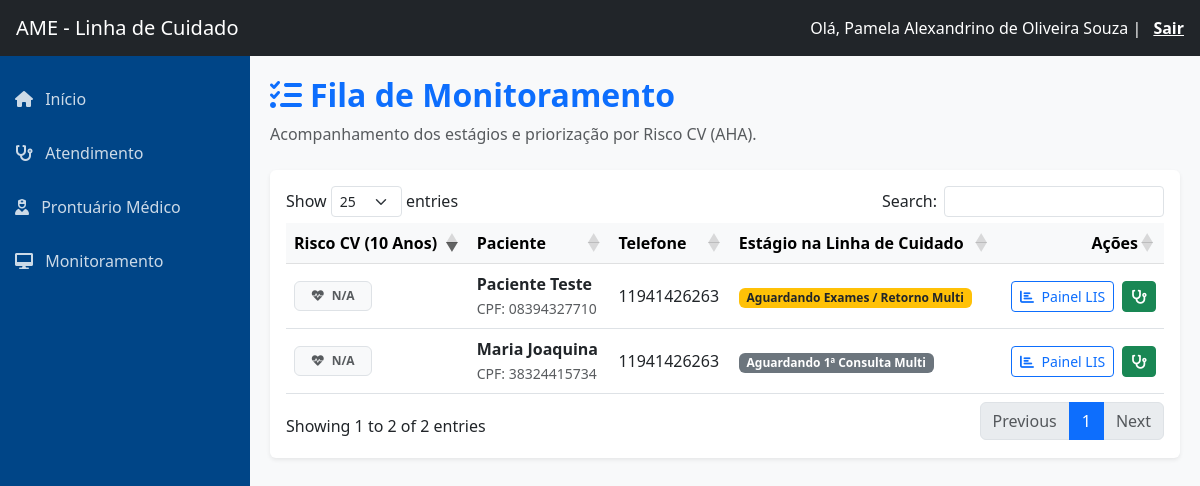
The page /monitoramento/ (signed in) on the database its author committed.
### core/models.py (models this page shows, shortened)
class Usuario(AbstractUser):
    mudar_senha = models.BooleanField(default=False, verbose_name="Forçar Troca de Senha")
    email_verificado = models.BooleanField(default=False, verbose_name="Email Verificado")
    TIPO_PROFISSIONAL_CHOICES = [
        ('MED', 'Médico'),
        ('ENF', 'Enfermeiro'),
        ('NUT', 'Nutricionista'),
        ('FAR', 'Farmacêutico'),
    ]
    TIPO_REGISTRO_CHOICES = [
        ('CRM', 'CRM'),
        ('COREN', 'COREN'),
        ('CRN', 'CRN'),
        ('CRF', 'CRF'),
    ]
    tipo_profissional = models.CharField(
        max_length=3,
        choices=TIPO_PROFISSIONAL_CHOICES,
        null=True,
        blank=True,
        verbose_name="Tipo Profissional"
    )
    tipo_registro = models.CharField(
        max_length=10,
        choices=TIPO_REGISTRO_CHOICES,
        null=True,
        blank=True,
        verbose_name="Conselho (Ex: CRM)"
    )
    registro_profissional = models.CharField(
        max_length=20,
        null=True,
        blank=True,
        verbose_name="Número do Conselho"
    )
    drt = models.CharField(
        max_length=20,
        null=True,
        blank=True,
        verbose_name="DRT / Matrícula"
    )
    USERNAME_FIELD = 'username'
    REQUIRED_FIELDS = ['email', 'first_name', 'last_name']

class Paciente(models.Model):
    SEXO_CHOICES = [('M', 'Masculino'), ('F', 'Feminino')]
    ETNIA_CHOICES = [
        ('Branca', 'Branca'), ('Parda', 'Parda'),
        ('Negra', 'Negra'), ('Indígena', 'Indígena')
    ]
    nome = models.CharField(max_length=100)
    cpf = models.CharField(max_length=14, unique=True)
    sexo = models.CharField(max_length=1, choices=SEXO_CHOICES)
    etnia = models.CharField(max_length=20, choices=ETNIA_CHOICES)
    data_nascimento = models.DateField()
    data_insercao = models.DateField(default=date.today)
    data_alta = models.DateField(null=True, blank=True)
    municipio = models.CharField(max_length=100, default='Caraguatatuba')
    telefone = models.CharField(max_length=20, blank=True)
    ativo = models.BooleanField(default=True)
    siresp = models.CharField(max_length=20, null=True, blank=True, verbose_name="Número CROSS / SIRESP")
    altura_ultima = models.DecimalField(max_digits=4, decimal_places=2, null=True, blank=True)

### core/decorators.py (the view)
    def wrapper_func(request, *args, **kwargs):
        allowed_roles = ['MED', 'ENF', 'NUT', 'FAR']
        if request.user.is_authenticated and (
                request.user.tipo_profissional in allowed_roles or request.user.is_superuser):
            return view_func(request, *args, **kwargs)
        else:
            messages.error(request, "Acesso restrito à Equipe de Profissionais de Saúde.")
            return redirect('index')

### core/templates/monitoramento_lista.html (shortened to what this page needs)
{% extends 'sidebar.html' %}
{% load static %}
{% block content %}
<link rel="stylesheet" href="https://cdn.datatables.net/1.13.6/css/dataTables.bootstrap5.min.css">
<div class="d-flex justify-content-between align-items-center mb-4">
    <div>
        <h2 class="text-primary fw-bold"><i class="fas fa-tasks me-2"></i>Fila de Monitoramento</h2>
        <p class="text-muted mb-0">Acompanhamento dos estágios e priorização por Risco CV (AHA).</p>
    </div>
</div>
<div class="card shadow-sm border-0">
    <div class="card-body table-responsive">
        <table id="tabelaFila" class="table table-hover align-middle">
            <thead class="table-light">
                <tr>
                    <th>Risco CV (10 Anos)</th>
                    <th>Paciente</th>
                    <th>Telefone</th>
                    <th>Estágio na Linha de Cuidado</th>
                    <th class="text-end">Ações</th>
                </tr>
            </thead>
            <tbody>
                {% for p in pacientes %}
                <tr>
                    <td data-sort="{{ p.score_prevent }}">
                        <span class="badge {{ p.cor_risco }} px-3 py-2" {% if p.is_orange %}style="background-color: #fd7e14;"{% endif %}>
                            <i class="fas fa-heartbeat me-1"></i> {{ p.texto_risco }}
                        </span>
                    </td>
                    <td>
                        <div class="fw-bold text-dark">{{ p.nome }}</div>
                        <small class="text-muted">CPF: {{ p.cpf }}</small>
                    </td>
                    <td>{{ p.telefone|default:"--" }}</td>
                    <td>
                        <span class="badge {{ p.badge_estagio }}">{{ p.estagio }}</span>
                    </td>
                    <td class="text-end">
                        <a href="{% url 'monitoramento_painel' p.id %}" class="btn btn-sm btn-outline-primary" title="Painel de Monitoramento (Exames)">
                            <i class="fas fa-chart-bar me-1"></i> Painel LIS
                        </a>
                        <a href="{% url 'detalhe_paciente' p.id %}" class="btn btn-sm btn-success ms-1" title="Ir para Prontuário">
                            <i class="fas fa-stethoscope"></i>
                        </a>
                    </td>
                </tr>
                {% endfor %}
            </tbody>
        </table>
    </div>
</div>
{% endblock %}

### core/templates/sidebar.html (shortened to what this page needs)
{% load static %}
<!DOCTYPE html>
<html lang="pt-br">
<head>
    <link href="https://cdn.jsdelivr.net/npm/bootstrap@5.3.0/dist/css/bootstrap.min.css" rel="stylesheet">
    <link href="https://cdnjs.cloudflare.com/ajax/libs/font-awesome/6.0.0/css/all.min.css" rel="stylesheet">
</head>
<body>
    <nav class="navbar navbar-dark bg-dark px-3">
        <a class="navbar-brand" href="#">AME - Linha de Cuidado</a>
        <div class="text-white">
            Olá, {{ user.get_full_name|default:user.username }}
            {% if user.is_superuser %}(Admin){% endif %} |
            <a href="{% url 'logout' %}" class="text-white fw-bold ms-2" style="text-decoration: underline;">Sair</a>
        </div>
    </nav>
    <div class="wrapper">
        <nav class="sidebar">
            <ul class="list-unstyled mt-3">
                <li>
                    <a href="{% url 'index' %}">
                        <i class="fas fa-home me-2"></i> Início
                    </a>
                </li>
                {% if user.is_superuser or user.tipo_profissional == 'ENF' or user.tipo_profissional == 'NUT' or user.tipo_profissional == 'FAR' or user.tipo_profissional == 'MED' %}
                <li>
                    <a href="{% url 'atendimento_opcoes' %}">
                        <i class="fas fa-stethoscope me-2"></i> Atendimento
                    </a>
                </li>
                {% endif %}
                <li>
                    <a href="{% url 'atendimento_hub' %}">
                        <i class="fas fa-user-nurse me-2"></i> Prontuário Médico
                    </a>
                </li>
                {% if user.is_superuser or user.tipo_profissional == 'ENF' or user.tipo_profissional == 'NUT' or user.tipo_profissional == 'FAR' %}
                <li>
                    <a href="{% url 'monitoramento_lista' %}">
                        <i class="fas fa-desktop me-2"></i> Monitoramento
                    </a>
                </li>
                {% endif %}
            </ul>
        </nav>
        <main class="content">
            {% block content %}
            {% endblock %}
        </main>
    </div>
</body>
</html>

### core/templates/sidebar.html (style rules this page uses)
body { min-height: 100vh; display: flex; flex-direction: column; }
.wrapper { display: flex; flex: 1; }
.sidebar { min-width: 250px; background-color: #004587; color: white; min-height: 100vh; }
.sidebar a { color: rgba(255,255,255,0.8); text-decoration: none; padding: 15px; display: block; }
.content { flex: 1; padding: 20px; background-color: #f8f9fa; }

### rows shown on the page
Usuario: get_full_name "Pamela Alexandrino de Oliveira Souza"
Paciente: nome "Paciente Teste", cpf "08394327710", telefone "11941426263"
Paciente: nome "Maria Joaquina", cpf "38324415734", telefone "11941426263"

### other values the page prints
{{ p.texto_risco }} "N/A" "N/A"
{{ p.estagio }} "Aguardando Exames / Retorno Multi" "Aguardando 1ª Consulta Multi"
